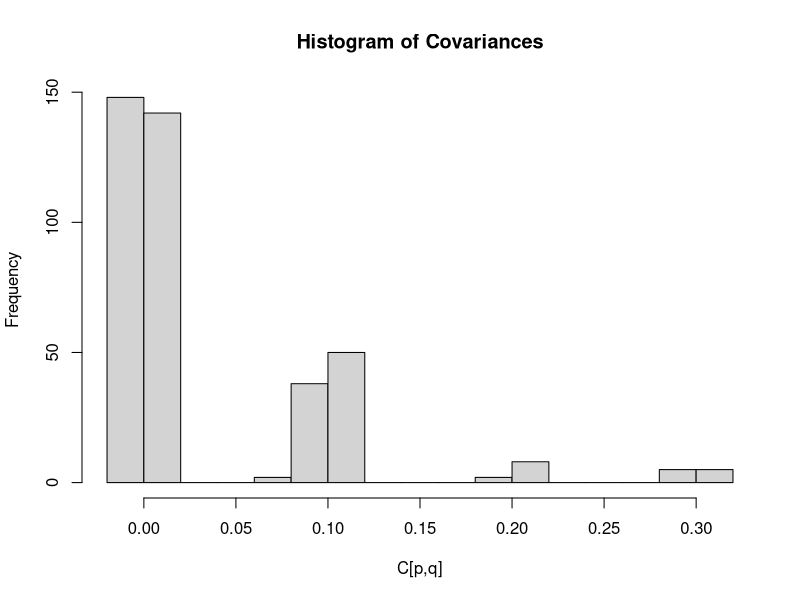

Write R code to recreate this figure.
# simulation_gen.R
# Fixed λₚ for p = 1…10, zeros for p = 11…20; n = 1000, σ² = 0.2

setwd("/Users/peterdunson/Desktop/Joint-Bayesian-Factor-Models/ciprian_sim")

set.seed(26031980)

# 1) Parameters
P       <- 20
n       <- 1000
sigmasq <- 0.2

# 2) Fixed loadings vector λₚ
lambdaP <- c(rep(1 / sqrt(10), 10), rep(0, 10))  # length P

# 3) Simulate noise εᵢₚ ∼ N(0, σ²)
Epsilon <- sqrt(sigmasq) * matrix(rnorm(n * P), nrow = n, ncol = P)

# 4) Simulate latent scores bᵢ ∼ N(0,1)
b <- rnorm(n)

# 5) Build data Xᵢₚ = λₚ bᵢ + εᵢₚ
X <- outer(b, lambdaP) + Epsilon

C <- cov(X)
hist(C, breaks = 20, main = "Histogram of Covariances", xlab = "C[p,q]")

sim <- list(
   X       = X,        # n × P data matrix
   lambdaP = lambdaP,  # true loadings
   b       = b,        # latent scores
   Epsilon = Epsilon,  # noise matrix
   C       = C         # empirical covariance
)
saveRDS(sim, "sim_fixed_lambda_k1.rds")
